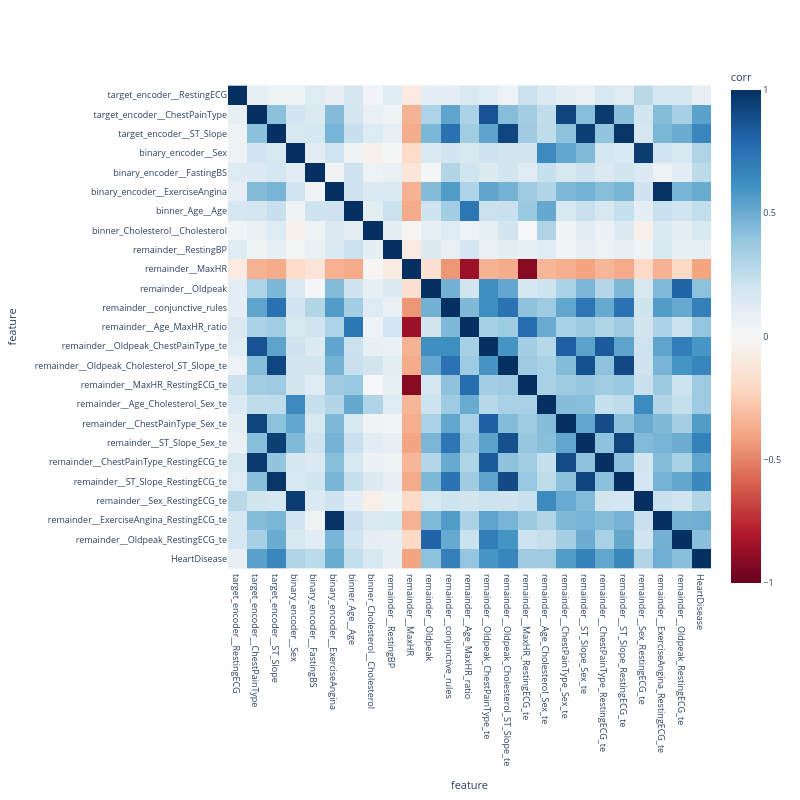

Write notebook code for a chart like this one.
### Code cell
plot_corr_matrix(corr_df, width=800, height=800, fontsize=9)

### Figure 1 — Plotly figure (JSON) as saved in the notebook; plotly's stock layout.template omitted (floating-point values rounded to 4 significant figures; data arrays with more than 128 entries replaced by an {"elided": "..."} marker saying what was removed)
{"data": [{"coloraxis": "coloraxis", "name": "0", "x": ["target_encoder__RestingECG", "target_encoder__ChestPainType", "target_encoder__ST_Slope", "binary_encoder__Sex", "binary_encoder__FastingBS", "binary_encoder__ExerciseAngina", "binner_Age__Age", "binner_Cholesterol__Cholesterol", "remainder__RestingBP", "remainder__MaxHR", "remainder__Oldpeak", "remainder__conjunctive_rules", "remainder__Age_MaxHR_ratio", "remainder__Oldpeak_ChestPainType_te", "remainder__Oldpeak_Cholesterol_ST_Slope_te", "remainder__MaxHR_RestingECG_te", "remainder__Age_Cholesterol_Sex_te", "remainder__ChestPainType_Sex_te", "remainder__ST_Slope_Sex_te", "remainder__ChestPainType_RestingECG_te", "remainder__ST_Slope_RestingECG_te", "remainder__Sex_RestingECG_te", "remainder__ExerciseAngina_RestingECG_te", "remainder__Oldpeak_RestingECG_te", "HeartDisease"], "y": ["target_encoder__RestingECG", "target_encoder__ChestPainType", "target_encoder__ST_Slope", "binary_encoder__Sex", "binary_encoder__FastingBS", "binary_encoder__ExerciseAngina", "binner_Age__Age", "binner_Cholesterol__Cholesterol", "remainder__RestingBP", "remainder__MaxHR", "remainder__Oldpeak", "remainder__conjunctive_rules", "remainder__Age_MaxHR_ratio", "remainder__Oldpeak_ChestPainType_te", "remainder__Oldpeak_Cholesterol_ST_Slope_te", "remainder__MaxHR_RestingECG_te", "remainder__Age_Cholesterol_Sex_te", "remainder__ChestPainType_Sex_te", "remainder__ST_Slope_Sex_te", "remainder__ChestPainType_RestingECG_te", "remainder__ST_Slope_RestingECG_te", "remainder__Sex_RestingECG_te", "remainder__ExerciseAngina_RestingECG_te", "remainder__Oldpeak_RestingECG_te", "HeartDisease"], "z": {"elided": "25x25 float values"}, "type": "heatmap", "xaxis": "x", "yaxis": "y", "hovertemplate": "feature: %{x}<br>feature: %{y}<br>corr: %{z}<extra></extra>"}], "layout": {"xaxis": {"anchor": "y", "domain": [0.0, 1.0], "scaleanchor": "y", "constrain": "domain", "title": {"text": "feature"}}, "yaxis": {"anchor": "x", "domain": [0.0, 1.0], "autorange": "reversed", "constrain": "domain", "title": {"text": "feature"}}, "coloraxis": {"colorbar": {"title": {"text": "corr"}}, "colorscale": [[0.0, "rgb(103,0,31)"], [0.1, "rgb(178,24,43)"], [0.2, "rgb(214,96,77)"], [0.3, "rgb(244,165,130)"], [0.4, "rgb(253,219,199)"], [0.5, "rgb(247,247,247)"], [0.6, "rgb(209,229,240)"], [0.7, "rgb(146,197,222)"], [0.8, "rgb(67,147,195)"], [0.9, "rgb(33,102,172)"], [1.0, "rgb(5,48,97)"]], "cmin": -1, "cmax": 1, "autocolorscale": false}, "margin": {"t": 60}, "font": {"size": 9}, "width": 800, "height": 800}}
